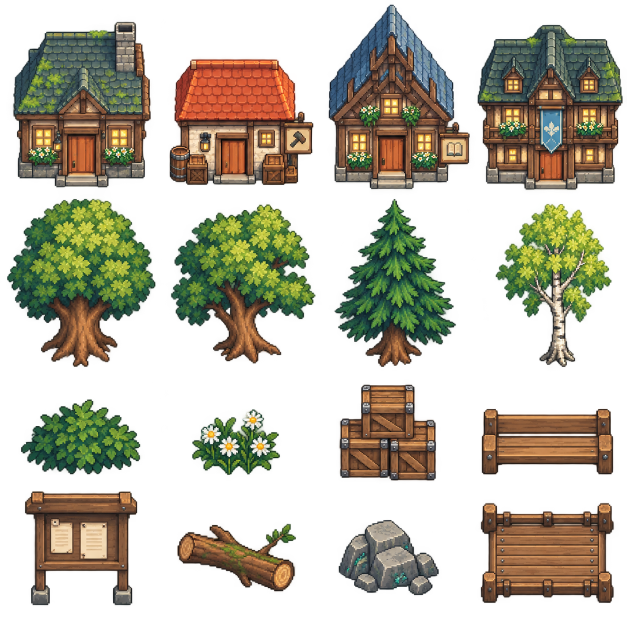
#> input picture assets/generated/hearthwood/village-scenery-v2.png, 1254 x 1254 px (shown at 1/2 size)
$ python build_village_art.py
#> lines starting #> are read from the running program, lines starting #| are printed output that depends on the picture
"""Reproducible packing of original generated village art; source PNGs stay intact.

Nearest-neighbor cuts normalize source illustration cells to native world pixels.
Alpha threshold removes generator fringe, never inventing sprites/animation frames.
"""
import argparse
import hashlib
import json
import colorsys
from pathlib import Path
from PIL import Image, ImageDraw

ROOT = Path(__file__).resolve().parents[1]
SOURCE = ROOT / 'assets/generated/hearthwood'
OUT = ROOT / 'assets/runtime/hearthwood/village'
OUT.mkdir(parents=True, exist_ok=True)
parser = argparse.ArgumentParser(description=__doc__)
parser.add_argument('--scenery-only', action='store_true')
args = parser.parse_args()
records = []
sha = lambda p: hashlib.sha256(p.read_bytes()).hexdigest()

def opaque(im):
    im = im.convert('RGBA')
    im.putalpha(im.getchannel('A').point(lambda a: 255 if a >= 160 else 0))
    return im

def save(im, name, source, rect, note):
    path = OUT / (name + '.png')
    im.save(path, optimize=True)
    records.append(dict(id=name, path=str(path.relative_to(ROOT)), width=im.width,
                        height=im.height, sha256=sha(path), size_bytes=path.stat().st_size,
                        source=str(source.relative_to(ROOT)), source_sha256=sha(source),
                        crop=rect, processing=note, visible_bounds=im.getbbox()))

scenery = SOURCE / 'village-scenery-v2.png'
im = Image.open(scenery).convert('RGBA')
#> im is the input picture: PIL image 1254x1254 RGBA; mean R, G, B, A 51.8, 48.1, 31.4, 110.1
assert im.size == (1254, 1254), 'Review crop geometry before replacing source'
bands = [(0, 388), (388, 756), (756, 974), (974, 1254)]
names = ['home','workshop','library','guild','oak','oak-alt','fir','birch',
         'shrub','flowers','crates','bench','board','wood','stone','bridge']
widths = [144,120,144,160,76,76,68,64,30,20,44,74,48,36,32,104]
sheet = Image.new('RGBA', (640,640), '#dee3cf')
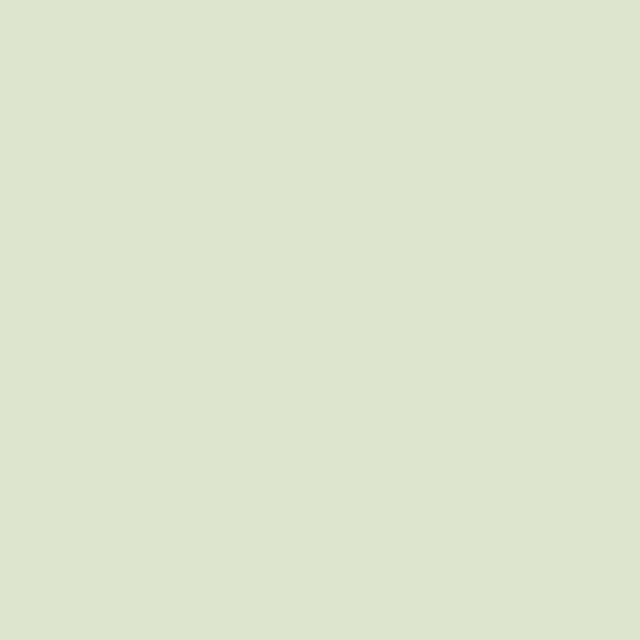
#> sheet: PIL image 640x640 RGBA; mean R, G, B, A 222, 227, 207, 255
draw = ImageDraw.Draw(sheet)
for i,(name,width) in enumerate(zip(names,widths)):
    width *= 2  # Two native art pixels per world unit; geometry stays unchanged.
    y0,y1 = bands[i//4]
    rect = [i%4*1254//4, y0, (i%4+1)*1254//4, y1]
    cut = opaque(im.crop(rect))
    bounds = cut.getbbox()
    assert bounds, name
    cut = cut.crop(bounds)
    height = round(cut.height * width/cut.width)
    if name == 'bridge': height = 152
    cut = cut.resize((width,height), Image.Resampling.NEAREST)
#> (the run stopped early here; a loop or call above may not have finished)
